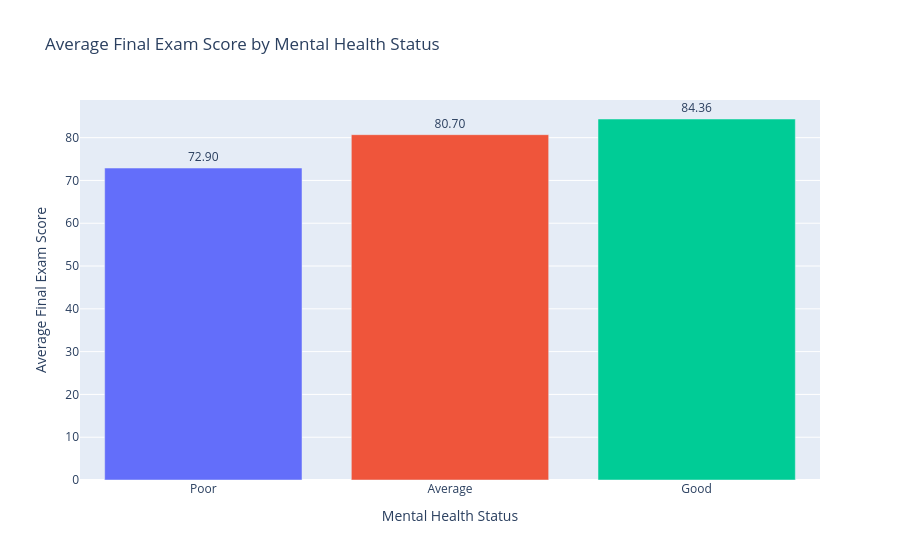

Notebook source saved alongside this figure:
### Code cell
grouped_data = df.groupby('mental_health_status')['final_exam_score'].mean().reset_index()

order = ['Poor', 'Average', 'Good']

fig = px.bar(grouped_data, x='mental_health_status', y="final_exam_score",category_orders={'mental_health_status': order},  color='mental_health_status',  text_auto='.2f',title="Average Final Exam Score by Mental Health Status"
    ,labels={'mental_health_status': 'Mental Health Status','final_exam_score': 'Average Final Exam Score'})
    
    

fig.update_layout(showlegend=False)
fig.update_traces(textposition='outside')

fig.show()

### Figure 1 — Plotly figure (JSON) as saved in the notebook; plotly's stock layout.template omitted (floating-point values rounded to 4 significant figures)
{"data": [{"hovertemplate": "Mental Health Status=%{x}<br>Average Final Exam Score=%{y}<extra></extra>", "legendgroup": "Poor", "marker": {"color": "#636efa", "pattern": {"shape": ""}}, "name": "Poor", "orientation": "v", "showlegend": true, "textposition": "outside", "texttemplate": "%{y:.2f}", "type": "bar", "x": ["Poor"], "xaxis": "x", "y": [72.9], "yaxis": "y"}, {"hovertemplate": "Mental Health Status=%{x}<br>Average Final Exam Score=%{y}<extra></extra>", "legendgroup": "Average", "marker": {"color": "#EF553B", "pattern": {"shape": ""}}, "name": "Average", "orientation": "v", "showlegend": true, "textposition": "outside", "texttemplate": "%{y:.2f}", "type": "bar", "x": ["Average"], "xaxis": "x", "y": [80.7], "yaxis": "y"}, {"hovertemplate": "Mental Health Status=%{x}<br>Average Final Exam Score=%{y}<extra></extra>", "legendgroup": "Good", "marker": {"color": "#00cc96", "pattern": {"shape": ""}}, "name": "Good", "orientation": "v", "showlegend": true, "textposition": "outside", "texttemplate": "%{y:.2f}", "type": "bar", "x": ["Good"], "xaxis": "x", "y": [84.36], "yaxis": "y"}], "layout": {"barmode": "relative", "legend": {"title": {"text": "Mental Health Status"}, "tracegroupgap": 0}, "showlegend": false, "title": {"text": "Average Final Exam Score by Mental Health Status"}, "xaxis": {"anchor": "y", "categoryarray": ["Poor", "Average", "Good"], "categoryorder": "array", "domain": [0, 1], "title": {"text": "Mental Health Status"}}, "yaxis": {"anchor": "x", "domain": [0, 1], "title": {"text": "Average Final Exam Score"}}}}
